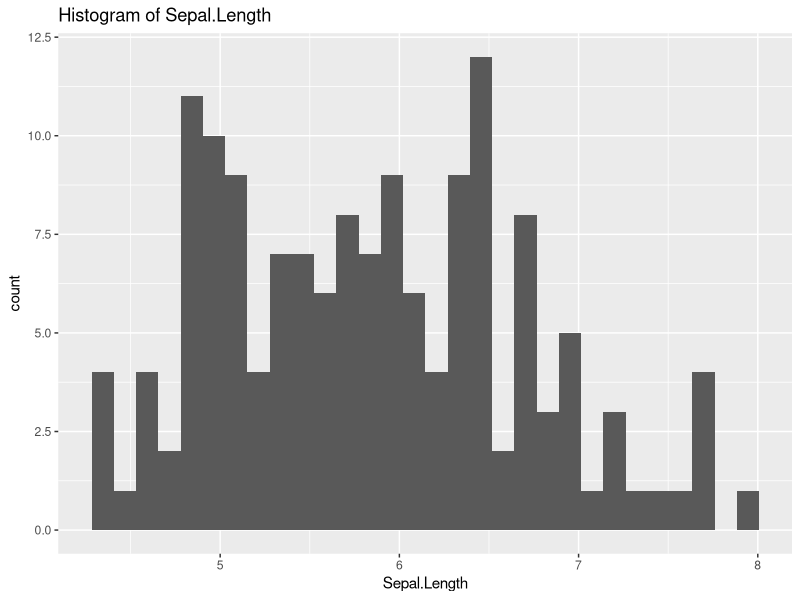
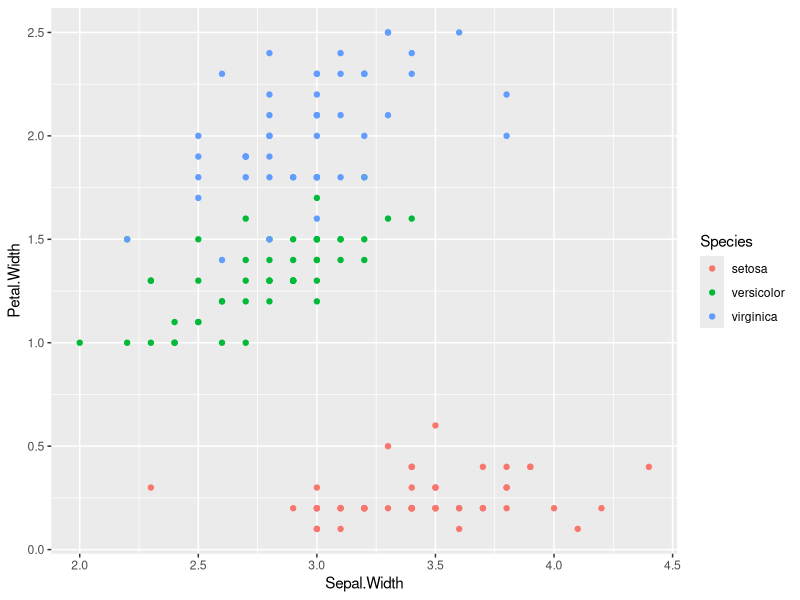
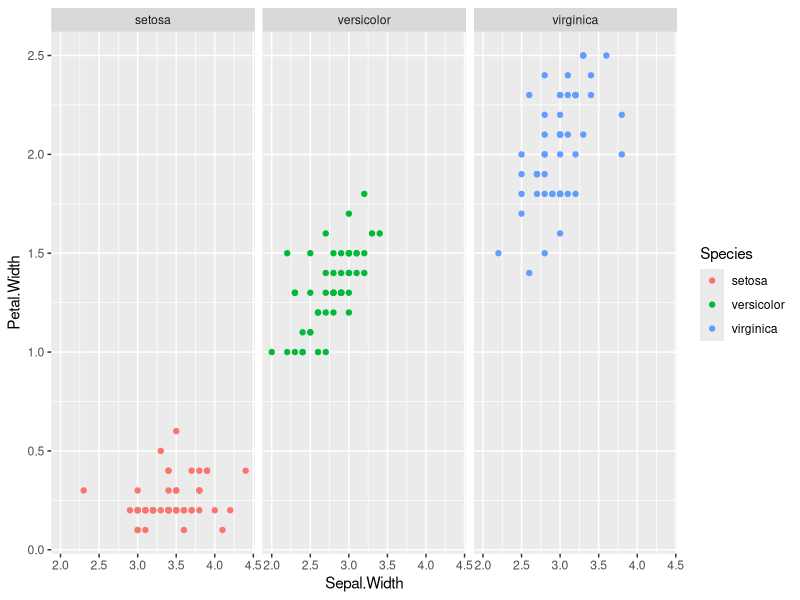
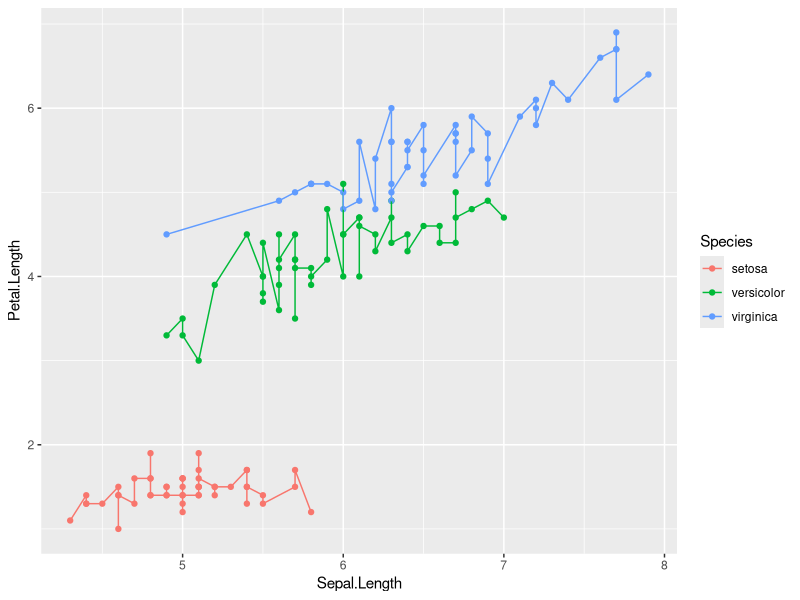

R code for these plots, in order:
## ---- chunk 1
knitr::opts_chunk$set(echo = FALSE, include = TRUE, message = FALSE, warning = FALSE)
## ---- chunk 2
library(tidyverse)
data("iris")
## ---- chunk 3
skimr::skim(iris)
## ---- chunk 4
ggplot(data = iris, mapping = aes(x = Sepal.Length)) +
  geom_histogram() +
  labs(title = "Histogram of Sepal.Length")
## ---- chunk 5
ggplot(data = iris, mapping = aes(x = Sepal.Width, y = Petal.Width, color = Species)) +
  geom_point() 
## ---- chunk 6
ggplot(data = iris, mapping = aes(x = Sepal.Width, y = Petal.Width, color = Species)) +
  geom_point() +
  facet_grid(~Species)
## ---- chunk 7
ggplot(data = iris, mapping = aes(x = Sepal.Length, y = Petal.Length, color = Species)) +
  geom_point() +
  geom_line()
